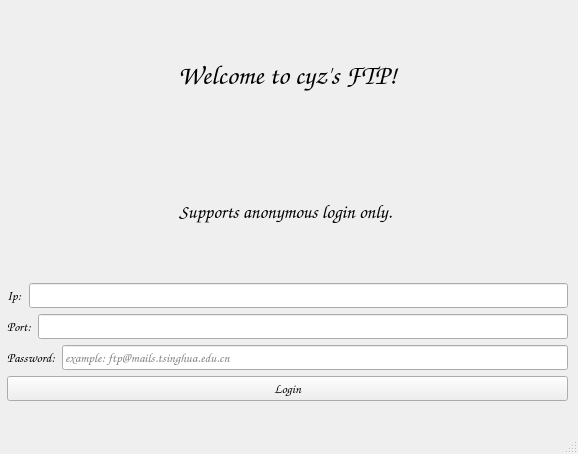
<?xml version="1.0" encoding="UTF-8"?>
<ui version="4.0">
 <class>home</class>
 <widget class="QMainWindow" name="home">
  <property name="geometry">
   <rect>
    <x>0</x>
    <y>0</y>
    <width>578</width>
    <height>454</height>
   </rect>
  </property>
  <property name="palette">
   <palette>
    <active>
     <colorrole role="Base">
      <brush brushstyle="SolidPattern">
       <color alpha="255">
        <red>255</red>
        <green>255</green>
        <blue>255</blue>
       </color>
      </brush>
     </colorrole>
    </active>
    <inactive>
     <colorrole role="Base">
      <brush brushstyle="SolidPattern">
       <color alpha="255">
        <red>255</red>
        <green>255</green>
        <blue>255</blue>
       </color>
      </brush>
     </colorrole>
    </inactive>
    <disabled>
     <colorrole role="Base">
      <brush brushstyle="SolidPattern">
       <color alpha="255">
        <red>240</red>
        <green>220</green>
        <blue>240</blue>
       </color>
      </brush>
     </colorrole>
    </disabled>
   </palette>
  </property>
  <property name="windowTitle">
   <string>FTP Client</string>
  </property>
  <widget class="QWidget" name="centralwidget">
   <widget class="QWidget" name="verticalLayoutWidget">
    <property name="geometry">
     <rect>
      <x>7</x>
      <y>10</y>
      <width>561</width>
      <height>391</height>
     </rect>
    </property>
    <layout class="QVBoxLayout" name="verticalLayout">
     <item>
      <widget class="QLabel" name="title">
       <property name="font">
        <font>
         <family>Comic Sans MS</family>
         <pointsize>20</pointsize>
         <weight>75</weight>
         <bold>true</bold>
        </font>
       </property>
       <property name="text">
        <string>Welcome to cyz's FTP!</string>
       </property>
       <property name="textFormat">
        <enum>Qt::AutoText</enum>
       </property>
       <property name="scaledContents">
        <bool>false</bool>
       </property>
       <property name="alignment">
        <set>Qt::AlignCenter</set>
       </property>
      </widget>
     </item>
     <item>
      <widget class="QLabel" name="login_hint">
       <property name="font">
        <font>
         <family>Comic Sans MS</family>
         <pointsize>14</pointsize>
         <weight>75</weight>
         <bold>true</bold>
        </font>
       </property>
       <property name="text">
        <string>Supports anonymous login only. </string>
       </property>
       <property name="alignment">
        <set>Qt::AlignCenter</set>
       </property>
      </widget>
     </item>
     <item>
      <layout class="QHBoxLayout" name="horizontalLayout_2">
       <property name="bottomMargin">
        <number>0</number>
       </property>
       <item>
        <widget class="QLabel" name="label_2">
         <property name="font">
          <font>
           <family>Comic Sans MS</family>
           <pointsize>10</pointsize>
          </font>
         </property>
         <property name="text">
          <string>Ip:</string>
         </property>
        </widget>
       </item>
       <item>
        <widget class="QLineEdit" name="lineIP">
         <property name="font">
          <font>
           <family>Comic Sans MS</family>
           <pointsize>10</pointsize>
          </font>
         </property>
        </widget>
       </item>
      </layout>
     </item>
     <item>
      <layout class="QHBoxLayout" name="horizontalLayout_3">
       <property name="bottomMargin">
        <number>0</number>
       </property>
       <item>
        <widget class="QLabel" name="label_3">
         <property name="font">
          <font>
           <family>Comic Sans MS</family>
           <pointsize>10</pointsize>
          </font>
         </property>
         <property name="text">
          <string>Port:</string>
         </property>
        </widget>
       </item>
       <item>
        <widget class="QLineEdit" name="linePort">
         <property name="font">
          <font>
           <family>Comic Sans MS</family>
           <pointsize>10</pointsize>
          </font>
         </property>
        </widget>
       </item>
      </layout>
     </item>
     <item>
      <layout class="QHBoxLayout" name="horizontalLayout">
       <item>
        <widget class="QLabel" name="label">
         <property name="font">
          <font>
           <family>Comic Sans MS</family>
           <pointsize>10</pointsize>
          </font>
         </property>
         <property name="text">
          <string>Password:</string>
         </property>
        </widget>
       </item>
       <item>
        <widget class="QLineEdit" name="lineEdit">
         <property name="font">
          <font>
           <family>Comic Sans MS</family>
           <pointsize>10</pointsize>
          </font>
         </property>
         <property name="placeholderText">
          <string>example: ftp@mails.tsinghua.edu.cn</string>
         </property>
        </widget>
       </item>
      </layout>
     </item>
     <item>
      <widget class="QPushButton" name="pushButton">
       <property name="font">
        <font>
         <family>Comic Sans MS</family>
         <pointsize>10</pointsize>
        </font>
       </property>
       <property name="text">
        <string>Login</string>
       </property>
      </widget>
     </item>
    </layout>
   </widget>
  </widget>
  <widget class="QMenuBar" name="menubar">
   <property name="geometry">
    <rect>
     <x>0</x>
     <y>0</y>
     <width>578</width>
     <height>26</height>
    </rect>
   </property>
  </widget>
  <widget class="QStatusBar" name="statusbar"/>
  <action name="actionAbout_us">
   <property name="text">
    <string>About us</string>
   </property>
  </action>
 </widget>
 <resources/>
 <connections/>
</ui>
